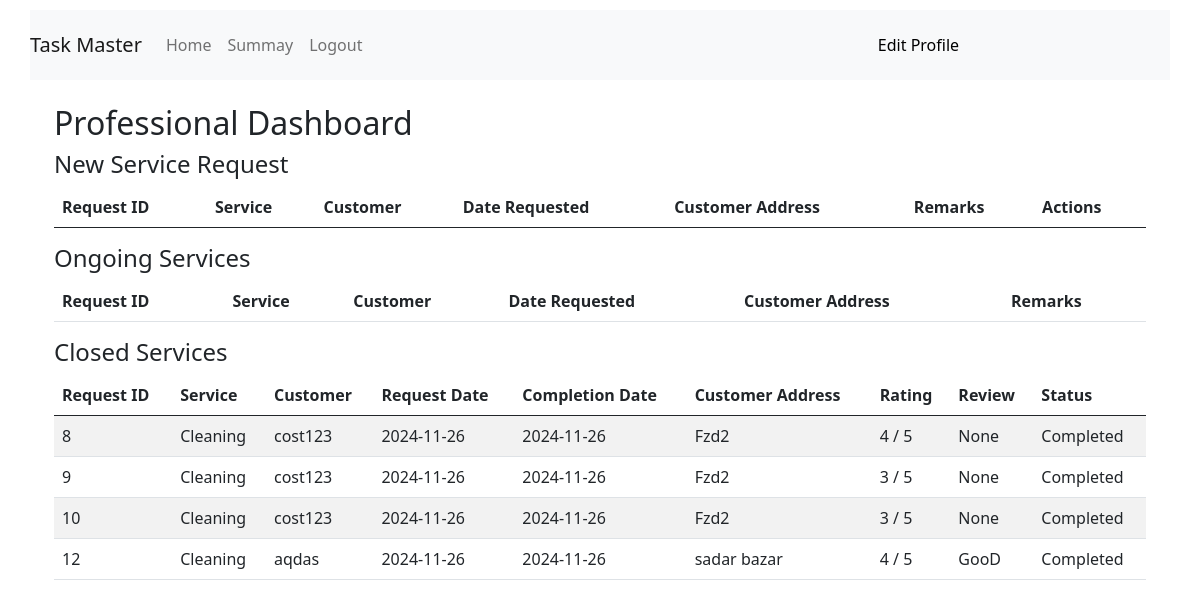
The app's page /professional_dashboard (signed in), older data.
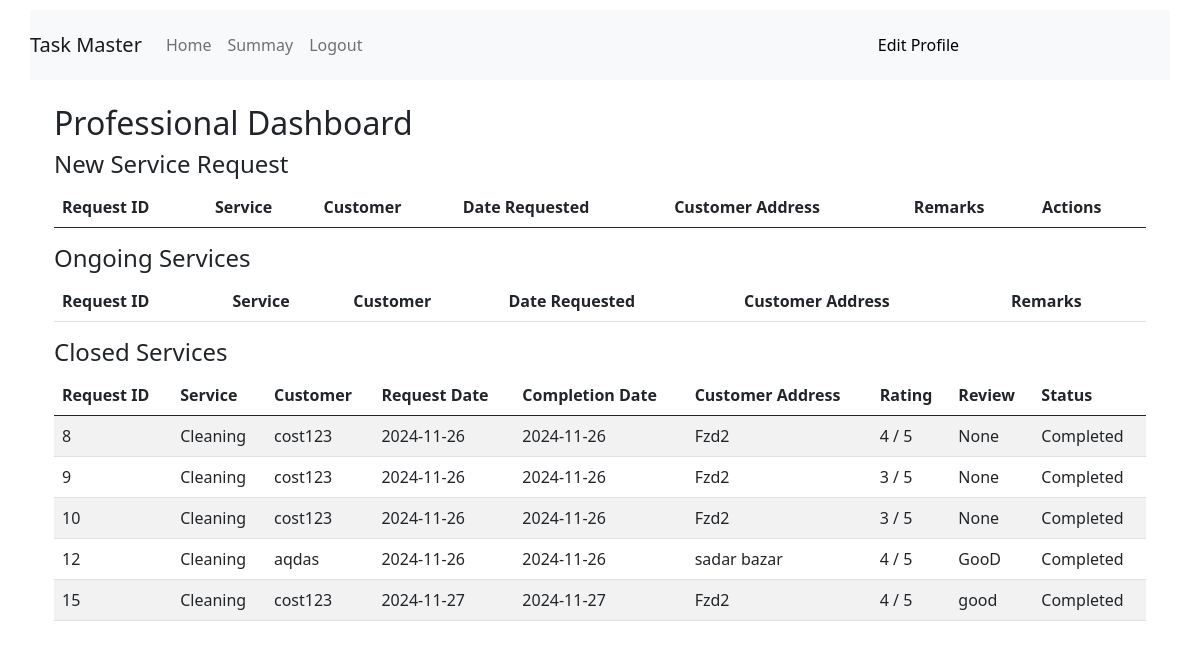
The same page, newer data.
### backend/models.py (models this page shows)
class Service_request(db.Model):
    __tablename__="service_request"
    id=db.Column(db.Integer,primary_key=True)
    service_id=db.Column(db.Integer,db.ForeignKey("service.id"),nullable=False)
    costumer_id=db.Column(db.Integer,db.ForeignKey("costumer.id"),nullable=False)
    professional_id=db.Column(db.Integer,db.ForeignKey("professional.id"),nullable=False)
    date_of_request=db.Column(db.Date,nullable=False)
    preferred_date=db.Column(db.Date)
    date_of_completion=db.Column(db.Date)
    status=db.Column(db.String,nullable=False,default='Requested')
    remarks=db.Column(db.String)
    rating=db.Column(db.Integer)
    review=db.Column(db.String)

class Service(db.Model):
    __tablename__="service"
    id=db.Column(db.Integer,primary_key=True)
    name=db.Column(db.String,nullable=False)
    price=db.Column(db.String,nullable=False)
    time_required=db.Column(db.String,nullable=False)
    Description=db.Column(db.String)
    Service_request=db.relationship("Service_request",backref="service",lazy=True)

class Costumer(db.Model):
    __tablename__="costumer"
    id=db.Column(db.Integer,primary_key=True)
    email=db.Column(db.String,nullable=False,unique=True)
    full_name=db.Column(db.String,nullable=False)
    password=db.Column(db.String,nullable=False)
    pincode=db.Column(db.String,nullable=False)
    Address=db.Column(db.String)
    role=db.Column(db.Integer,nullable=False,default=1)
    is_blocked = db.Column(db.Boolean, default=False)
    Service_request=db.relationship("Service_request",backref="costumer",lazy=True)

### backend/controllers.py (the view)
@app.route('/professional_dashboard')
def professional_dashboard():
    if 'professional_id' not in session:
        flash('Please login first')
        return redirect(url_for('professional_login'))
    service_requests = Service_request.query.filter_by(
        professional_id=session['professional_id']
    ).all()
    return render_template('/professional/professional_dashboard.html', service_requests=service_requests)

### templates/professional/professional_dashboard.html (shortened to what this page needs)
{% extends 'layout2.html' %}
{% block content %}
<div class="container mt-4">
    <h2>Professional Dashboard</h2>
    <h4>New Service Request</h4>
    <table class="table">
    <thead>
 <tr>
<th>Request ID</th>
<th>Service</th>
<th>Customer</th>
<th>Date Requested</th>
<th>Customer Address</th>
<th>Remarks</th>
<th>Actions</th>
    </tr>
    </thead>
                </table>
<h4>Ongoing Services</h4>
<table class="table">
    <thead>
 <tr>
<th>Request ID</th>
<th>Service</th>
<th>Customer</th>
<th>Date Requested</th>
<th>Customer Address</th>
<th>Remarks</th></tr></thead>
</tbody></table>
    <h4>Closed Services</h4>
    <table class="table table-striped">
        <thead>
            <tr>
                <th>Request ID</th>
                <th>Service</th>
                <th>Customer</th>
                <th>Request Date</th>
                <th>Completion Date</th>
                <th>Customer Address</th>
                <th>Rating</th>
                <th>Review</th>
                <th>Status</th>
            </tr>
        </thead>
        <tbody>
            {% for request in service_requests %}
                {% if request.status == 'Completed' or request.status == 'Rejected'  %}
                <tr>
                    <td>{{ request.id }}</td>
                    <td>{{ request.service.name }}</td>
                    <td>{{ request.costumer.full_name }}</td>
                    <td>{{ request.date_of_request }}</td>
                    <td>{{ request.date_of_completion }}</td>
                    <td>{{ request.costumer.Address }}</td>
                    <td>
                        {% if request.rating %}
                            {{ request.rating }} / 5
                        {% else %}
                            Not rated
                        {% endif %}
                    </td>
                    <td>{{ request.review }}</td>
                        <td>{{request.status}}
                    </td>
                </tr>
                {% endif %}
            {% endfor %}
        </tbody>
    </table>
</div>
{%endblock%}

Row changes from the older to the newer data that the page shows:
added Service_request: id "15", service.name "Cleaning", costumer.full_name "cost123", date_of_request "2024-11-27", date_of_completion "2024-11-27", costumer.Address "Fzd2", rating "4", review "good", status "Completed"
